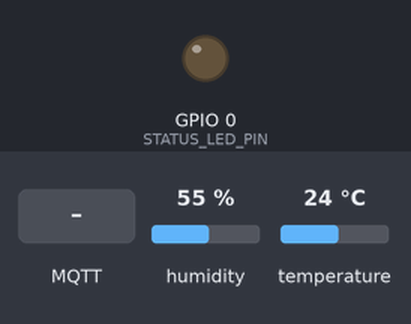
Recording of a sketch running on a simulated ESP8266 (NodeMCU). Shown: output pins drawn as LEDs (lit = HIGH). Inputs (shaded band) come from the test bench; at power-on: humidity 55 %, temperature 24 °C. WiFi joins after 1.5 s; servers stay silent unless stated; no MQTT or app messages arrive unless stated; what the sketch prints to the serial monitor is not drawn.

Above: at 0.1 s.
At 4.7 s:
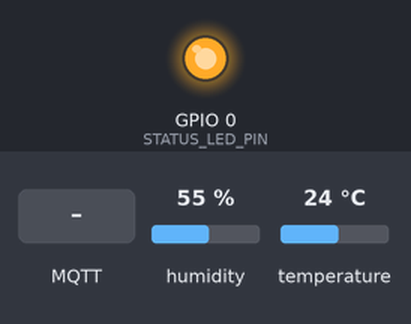
4.8 s: MQTT message "READ" arrives on the first subscribed topic
Timing chart, 0 to 7.8 s (numbered marks = the images above; inputs shaded):
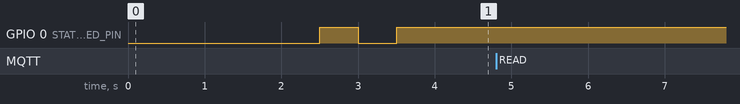

Measured:
- after the input at 4.8 s, every drawn part: stays the same

The sketch:

dht11_monitor.ino
```cpp
/**
  HomeGuard Temperature & Humidity Monitor for ESP-01S
  Compatible with Flask Dashboard MQTT System

  QUICK CONFIG: Uncomment ONE line below for your ESP01:
  // #define SENSOR_001  // Sala (192.168.1.195)
  // #define SENSOR_002  // Cozinha (192.168.1.196)
  // #define SENSOR_003  // Quarto (192.168.1.197)

  Hardware connections:
  - DHT11 VCC -> 3.3V
  - DHT11 GND -> GND
  - DHT11 DATA -> GPIO2 (PIN 2) with 10kΩ pull-up resistor
  - Status LED -> GPIO0 (PIN 0) [Optional]

  MQTT Broker Setup:
  - Install mosquitto broker: sudo apt install mosquitto mosquitto-clients
  - Password setup: sudo mosquitto_passwd -c /etc/mosquitto/passwd homeguard
  - Config authentication in /etc/mosquitto/mosquitto.conf:
    allow_anonymous false
    password_file /etc/mosquitto/passwd
  - Restart: sudo systemctl restart mosquitto

  Testing Commands:
  - Monitor all topics: mosquitto_sub -h 192.168.1.102 -u homeguard -P pu2clr123456 -t "#" -v
  - Monitor temperature: mosquitto_sub -h 192.168.1.102 -u homeguard -P pu2clr123456 -t "home/temperature/ESP01_DHT11_001/data" -v
  - Monitor humidity: mosquitto_sub -h 192.168.1.102 -u homeguard -P pu2clr123456 -t "home/humidity/ESP01_DHT11_001/data" -v

*/

// ======== DHT Hardware Configuration ========
#define DHT_PIN 2  // GPIO2 for DHT data pin
// Selecione o tipo de sensor: DHT11 ou DHT22
#define DHT_SENSOR_TYPE DHT11  // Altere para DHT22 se usar o sensor branco
#define STATUS_LED_PIN 0       // GPIO0 for status LED (optional)


// ======== User Parameters (Edit these for your device) ========
#define DEVICE_ID "DHT11_0X"            // Unique device ID
#define DEVICE_NAME "lab"                // Device display name
#define DEVICE_LOCATION "Laboratorio"  // Location name

#define LOCAL_IP_1 192  // Device local IP
#define LOCAL_IP_2 168
#define LOCAL_IP_3 1
#define LOCAL_IP_4 85

#define GATEWAY_1 192  // Your network gateway
#define GATEWAY_2 168
#define GATEWAY_3 1
#define GATEWAY_4 1

#define SUBNET_1 255  // Your network subnet
#define SUBNET_2 255
#define SUBNET_3 255
#define SUBNET_4 0

#define MQTT_SERVER "192.168.1.102"  // MQTT broker IP
#define MQTT_PORT 1883                // MQTT broker port
#define MQTT_USER "homeguard"         // MQTT username
#define MQTT_PASS "pu2clr123456"      // MQTT password
#define WIFI_SSID "Homeguard"              // WiFi SSID
#define WIFI_PASS "pu2clr123456"      // WiFi password

#include <ESP8266WiFi.h>
#include <PubSubClient.h>
#include <DHT.h>

// ======== Network Configuration ========
IPAddress local_IP(LOCAL_IP_1, LOCAL_IP_2, LOCAL_IP_3, LOCAL_IP_4);
IPAddress gateway(GATEWAY_1, GATEWAY_2, GATEWAY_3, GATEWAY_4);
IPAddress subnet(SUBNET_1, SUBNET_2, SUBNET_3, SUBNET_4);

// ======== MQTT Broker Configuration ========
const char* mqtt_server = MQTT_SERVER;
const int mqtt_port = MQTT_PORT;
const char* mqtt_user = MQTT_USER;
const char* mqtt_pass = MQTT_PASS;

// ======== Device Info ========
const char* DEVICE_ID_STR = DEVICE_ID;
const char* DEVICE_NAME_STR = DEVICE_NAME;
const char* DEVICE_LOCATION_STR = DEVICE_LOCATION;

// ======== Wi-Fi Network Configuration ========
const char* ssid = WIFI_SSID;
const char* password = WIFI_PASS;


DHT dht(DHT_PIN, DHT_SENSOR_TYPE);
WiFiClient espClient;
PubSubClient client(espClient);

// ======== MQTT Topics ========
String TOPIC_TEMPERATURE = String("home/temperature/") + DEVICE_ID_STR + "/data";
String TOPIC_HUMIDITY = String("home/humidity/") + DEVICE_ID_STR + "/data";
String TOPIC_STATUS = String("home/sensor/") + DEVICE_ID_STR + "/status";
String TOPIC_INFO = String("home/sensor/") + DEVICE_ID_STR + "/info";

// ======== Sensor State Variables ========
float temperature = NAN;
float humidity = NAN;
float lastTemperature = NAN;
float lastHumidity = NAN;
unsigned long lastHeartbeat = 0;
unsigned long lastReading = 0;
unsigned long lastDataSend = 0;
int failedReadings = 0;

// Timing intervals
const unsigned long READING_INTERVAL = 120000;    // 2 minutes
const unsigned long HEARTBEAT_INTERVAL = 600000;  // 10 minutes
const unsigned long DATA_SEND_INTERVAL = 120000;  // 2 minutes
const float TEMP_THRESHOLD = 0.5;
const float HUMID_THRESHOLD = 2.0;

// ======== Device Status ========
struct DeviceStatus {
  bool online;
  bool sensor_ok;
  int rssi;
  unsigned long uptime;
  int failed_readings;
  float last_temp;
  float last_humid;
  unsigned long last_reading_time;
} device_status;

// ======== Read DHT11 sensor ========
void readSensor() {
  temperature = dht.readTemperature();
  humidity = dht.readHumidity();
  if (isnan(temperature) || isnan(humidity)) {
    failedReadings++;
    device_status.sensor_ok = false;
    digitalWrite(STATUS_LED_PIN, !digitalRead(STATUS_LED_PIN));
    Serial.println("Erro ao ler DHT!");
  } else {
    failedReadings = 0;
    device_status.sensor_ok = true;
    device_status.last_temp = temperature;
    device_status.last_humid = humidity;
    device_status.last_reading_time = millis();
    digitalWrite(STATUS_LED_PIN, HIGH);
    Serial.printf("Temperatura: %.1f°C, Umidade: %.1f%%\n", temperature, humidity);
  }
  device_status.failed_readings = failedReadings;
  lastReading = millis();
}

// ======== Send sensor data to MQTT ========
void sendSensorData(bool forceUpdate = false) {
  if (!client.connected() || !device_status.sensor_ok) {
    return;
  }
  bool tempChanged = abs(temperature - lastTemperature) >= TEMP_THRESHOLD;
  bool humidChanged = abs(humidity - lastHumidity) >= HUMID_THRESHOLD;
  bool timeToSend = (millis() - lastDataSend) >= DATA_SEND_INTERVAL;
  if (forceUpdate || tempChanged || humidChanged || timeToSend) {
    String sensorTypeStr = (DHT_SENSOR_TYPE == DHT11) ? "DHT11" : "DHT22";
    String tempPayload = "{";
    tempPayload += "\"device_id\":\"" + String(DEVICE_ID_STR) + "\",";
    tempPayload += "\"name\":\"" + String(DEVICE_NAME_STR) + "\",";
    tempPayload += "\"location\":\"" + String(DEVICE_LOCATION_STR) + "\",";
    tempPayload += "\"sensor_type\":\"" + sensorTypeStr + "\",";
    tempPayload += "\"temperature\":" + String(temperature, 1) + ",";
    tempPayload += "\"unit\":\"°C\",";
    tempPayload += "\"rssi\":" + String(WiFi.RSSI()) + ",";
    tempPayload += "\"uptime\":" + String(millis()) + ",";
    tempPayload += "\"timestamp\":\"" + String(millis()) + "\"";
    tempPayload += "}";
    client.publish(TOPIC_TEMPERATURE.c_str(), tempPayload.c_str(), true);
    String humidPayload = "{";
    humidPayload += "\"device_id\":\"" + String(DEVICE_ID_STR) + "\",";
    humidPayload += "\"device_name\":\"" + String(DEVICE_NAME_STR) + "\",";
    humidPayload += "\"location\":\"" + String(DEVICE_LOCATION_STR) + "\",";
    humidPayload += "\"sensor_type\":\"" + sensorTypeStr + "\",";
    humidPayload += "\"humidity\":" + String(humidity, 1) + ",";
    humidPayload += "\"unit\":\"%\",";
    humidPayload += "\"rssi\":" + String(WiFi.RSSI()) + ",";
    humidPayload += "\"uptime\":" + String(millis()) + ",";
    humidPayload += "\"timestamp\":\"" + String(millis()) + "\"";
    humidPayload += "}";
    client.publish(TOPIC_HUMIDITY.c_str(), humidPayload.c_str(), true);
    lastTemperature = temperature;
    lastHumidity = humidity;
    lastDataSend = millis();
    Serial.printf("Dados enviados via MQTT - Temp: %.1f°C, Humid: %.1f%%\n", temperature, humidity);
  }
}

// ======== Send device status ========
void sendStatus() {
  String status = device_status.sensor_ok ? "online" : "error";
  client.publish(TOPIC_STATUS.c_str(), status.c_str(), true);
}

// ======== Send device information ========
void sendDeviceInfo() {
  String info = "{";
  info += "\"device_id\":\"" + String(DEVICE_ID_STR) + "\",";
  info += "\"device_name\":\"" + String(DEVICE_NAME_STR) + "\",";
  info += "\"location\":\"" + String(DEVICE_LOCATION_STR) + "\",";
  String sensorTypeStr = (DHT_SENSOR_TYPE == DHT11) ? "DHT11" : "DHT22";
  info += "\"sensor_type\":\"" + sensorTypeStr + "\",";
  info += "\"ip\":\"" + WiFi.localIP().toString() + "\",";
  info += "\"rssi\":" + String(WiFi.RSSI()) + ",";
  info += "\"uptime\":" + String(millis()) + ",";
  info += "\"sensor_status\":\"" + String(device_status.sensor_ok ? "ok" : "error") + "\",";
  info += "\"failed_readings\":" + String(device_status.failed_readings) + ",";
  info += "\"last_temperature\":" + String(device_status.last_temp, 1) + ",";
  info += "\"last_humidity\":" + String(device_status.last_humid, 1) + ",";
  info += "\"firmware\":\"HomeGuard_DHT_v1.0\"";
  info += "}";
  client.publish(TOPIC_INFO.c_str(), info.c_str(), true);
}

// ======== Process MQTT commands ========
void callback(char* topic, byte* payload, unsigned int length) {
  String command;
  for (unsigned int i = 0; i < length; i++) {
    command += (char)payload[i];
  }
  command.trim();
  if (command.equalsIgnoreCase("STATUS")) {
    sendStatus();
    sendDeviceInfo();
  } else if (command.equalsIgnoreCase("READ")) {
    readSensor();
    sendSensorData(true);
  } else if (command.equalsIgnoreCase("INFO")) {
    sendDeviceInfo();
  }
}

// ======== Reconnect to MQTT ========
void reconnect() {
  int attempts = 0;
  while (!client.connected() && attempts < 3) {
    String clientId = "HomeGuard_" + String(DEVICE_ID_STR);
    if (client.connect(clientId.c_str(), mqtt_user, mqtt_pass)) {
      String commandTopic = "home/sensor/" + String(DEVICE_ID_STR) + "/command";
      client.subscribe(commandTopic.c_str());
      sendDeviceInfo();
      sendStatus();
      device_status.online = true;
      device_status.rssi = WiFi.RSSI();
      device_status.uptime = millis();
      Serial.println("MQTT conectado!");
      break;
    } else {
      attempts++;
      Serial.printf("Falha na conexão MQTT, tentativa %d/3\n", attempts);
      delay(2000 * attempts);
    }
  }
}

// ======== Setup function ========
void setup() {
  Serial.begin(115200);
  Serial.println("ESP01 DHT11 Monitor iniciando...");
  pinMode(STATUS_LED_PIN, OUTPUT);
  digitalWrite(STATUS_LED_PIN, LOW);
  dht.begin();
  delay(2000);
  device_status.online = false;
  device_status.sensor_ok = false;
  device_status.failed_readings = 0;
  device_status.last_temp = NAN;
  device_status.last_humid = NAN;
  device_status.last_reading_time = 0;
  WiFi.config(local_IP, gateway, subnet);
  WiFi.begin(ssid, password);
  Serial.print("Conectando ao WiFi");
  int wifi_attempts = 0;
  while (WiFi.status() != WL_CONNECTED && wifi_attempts < 20) {
    delay(500);
    Serial.print(".");
    wifi_attempts++;
    digitalWrite(STATUS_LED_PIN, !digitalRead(STATUS_LED_PIN));
  }
  if (WiFi.status() == WL_CONNECTED) {
    Serial.println();
    Serial.printf("WiFi conectado! IP: %s\n", WiFi.localIP().toString().c_str());
    client.setServer(mqtt_server, mqtt_port);
    client.setCallback(callback);
    readSensor();
    digitalWrite(STATUS_LED_PIN, HIGH);
  } else {
    Serial.println("Falha na conexão WiFi!");
  }
}

// ======== Main loop ========
void loop() {
  unsigned long currentTime = millis();
  if (!client.connected()) {
    device_status.online = false;
    reconnect();
  }
  client.loop();
  if (currentTime - lastReading >= READING_INTERVAL) {
    readSensor();
  }
  if (device_status.sensor_ok) {
    sendSensorData();
  }
  if (currentTime - lastHeartbeat >= HEARTBEAT_INTERVAL) {
    if (client.connected()) {
      sendDeviceInfo();
      device_status.rssi = WiFi.RSSI();
      device_status.uptime = currentTime;
    }
    lastHeartbeat = currentTime;
  }
  if (failedReadings > 10) {
    digitalWrite(STATUS_LED_PIN, LOW);
  }
  delay(100);
}
```
